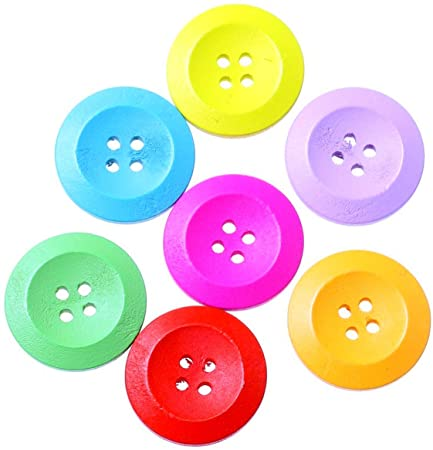
#> input picture lesson_010/botones.jpg, 433 x 450 px
$ python main.py
#> lines starting #> are read from the running program, lines starting #| are printed output that depends on the picture; after the words box and inside, x2 and y2 are one past the last pixel; in counts of white or black regions, pixels touching at a corner belong together
"""

@authro NoeVG
@about Working with images

"""

# Packages

# system
import sys

# OpenCV
import cv2

# Mathematil operations
import numpy as np

def display():
    # Read the image
    image = cv2.imread('botones.jpg')
    imageGRAY = cv2.cvtColor(image,cv2.COLOR_BGR2GRAY)
    imageHSV = cv2.cvtColor(image,cv2.COLOR_RGB2HSV)


    while True:
        # Display image
        cv2.imshow('Frame',image)
        cv2.imshow('Gray',imageGRAY)
        cv2.imshow('HSV',imageHSV)

        # quit the program when 'esc' key is pressend
        k = cv2.waitKey( 0 ) & 0xFF
        if k == 27:
            break

        cv2.destroyAllWindows()

def segmentationHSV():
    # Get the images from file
    frame    = cv2.imread('botones.jpg')
#> frame is the input picture: shape (450, 433, 3); mean B, G, R 198.4, 207.4, 227.7

    # Changed color spaces
    frameHSV = cv2.cvtColor(frame,cv2.COLOR_RGB2HSV)
#> frameHSV: shape (450, 433, 3); mean H, S, V 65.8, 87.4, 249.9

    #Created mask HSV low and high
    low_color = np.array([40,18,18],np.uint8)
    high_color = np.array([80,254,254],np.uint8)

    mask = cv2.inRange( frameHSV,low_color,high_color)
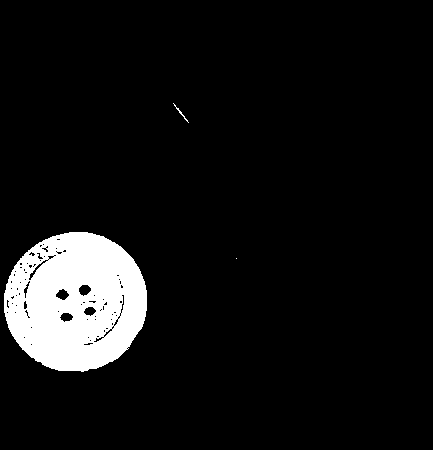
#> mask: shape (450, 433); 7.7% white; 3 white regions (1 under 20 px), largest, box (x1, y1, x2, y2) and area: (4, 232, 147, 372) 14941, (173, 103, 189, 123) 35

    # Upgrade
    kernel = np.ones((3,3),np.uint8)
    mask = cv2.morphologyEx(mask, cv2.MORPH_OPEN,kernel)
#> mask: shape (450, 433); 7.6% white; 1 white region, box (x1, y1, x2, y2) and area: (4, 232, 147, 372) 14865

    kernel = np.ones((4,4),np.uint8)
    mask = cv2.dilate(mask,kernel,iterations = 1)
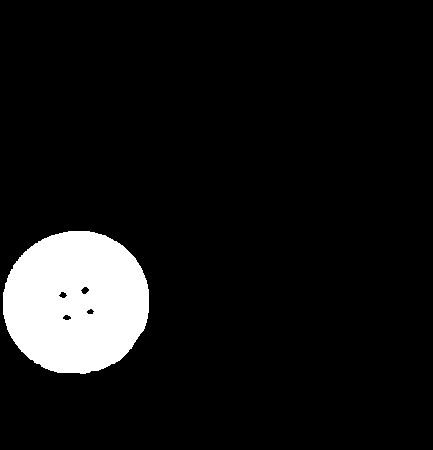
#> mask: shape (450, 433); 8.4% white; 1 white region, box (x1, y1, x2, y2) and area: (3, 231, 149, 374) 16418

    kernel = np.ones((5,5),np.uint8)
    mask = cv2.erode(mask,kernel,iterations = 1)
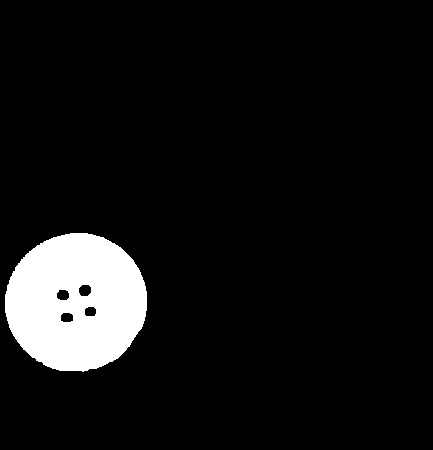
#> mask: shape (450, 433); 7.7% white; 1 white region, box (x1, y1, x2, y2) and area: (5, 233, 147, 372) 14998

    maskVis = cv2.bitwise_and( frame, frame, mask = mask )
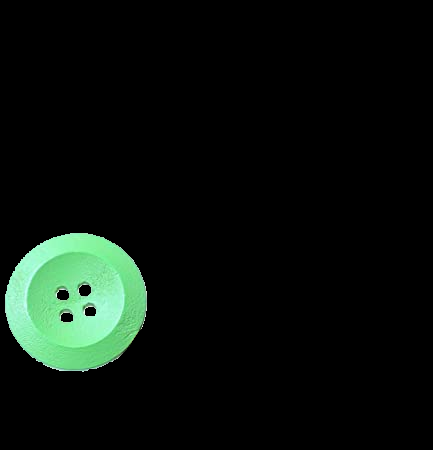
#> maskVis: shape (450, 433, 3); mean B, G, R 12.3, 17.7, 10.1

    while True:
        # Display RGB image
        cv2.imshow('Frame RGB',frame)
        cv2.imshow('Frame HSV',frameHSV)
        cv2.imshow('Mask',mask)
        cv2.imshow('Mask Segmentation',maskVis)

        # Quit program whenn 'esc' key in pressed
        k = cv2.waitKey(0) & 0XFF
#> (key Esc is pressed here)
        if k == 27:
            break

        cv2.destroyAllWindows()

def main():
    segmentationHSV()

if __name__ == "__main__":
    """
    Function to execute main
    """
    main()
